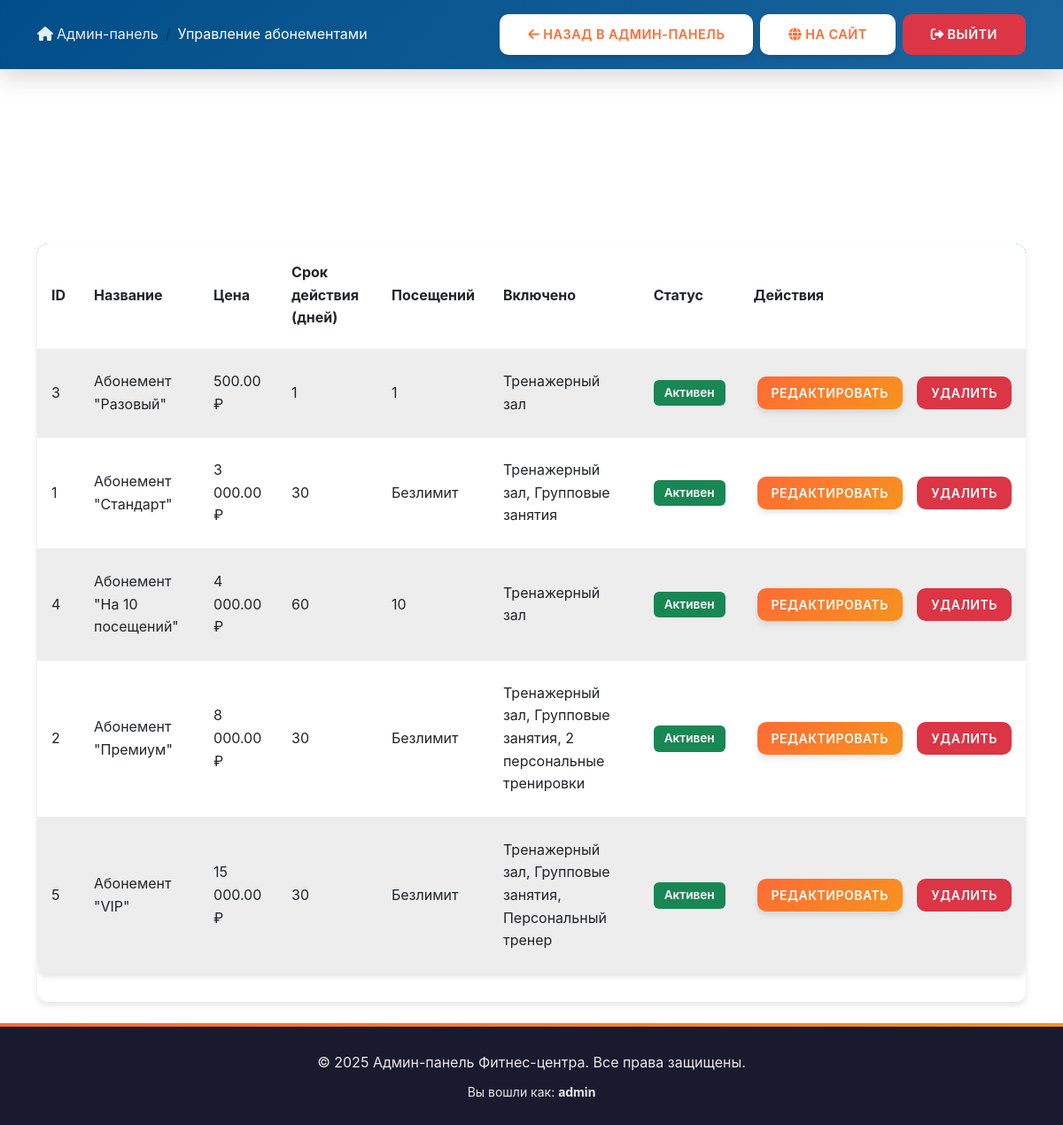
/admin/subscriptions.php (signed in), run on the app's committed database.
### tables this page shows
CREATE TABLE IF NOT EXISTS subscriptions (
    id INT AUTO_INCREMENT PRIMARY KEY,
    name VARCHAR(100) NOT NULL UNIQUE,
    description TEXT,
    price DECIMAL(10, 2) NOT NULL,
    duration_days INT NOT NULL COMMENT 'Срок действия в днях',
    visits_count INT DEFAULT NULL COMMENT 'Количество посещений (NULL = безлимит)',
    services_included TEXT COMMENT 'Включенные услуги',
    is_active BOOLEAN DEFAULT TRUE,
    created_at TIMESTAMP DEFAULT CURRENT_TIMESTAMP,
    updated_at TIMESTAMP DEFAULT CURRENT_TIMESTAMP ON UPDATE CURRENT_TIMESTAMP,
    INDEX idx_price (price)
);

### admin/subscriptions.php (the view, shortened to what this page needs)
<?php
include 'includes/header.php';
try {
    $pdo = getDBConnection();
    $stmt = $pdo->query("SELECT * FROM subscriptions ORDER BY price");
    $subscriptions = $stmt->fetchAll();
} catch (PDOException $e) {
    error_log("Subscriptions list error: " . $e->getMessage());
    $subscriptions = [];
}
?>
<div class="table-responsive">
    <table class="table table-striped">
        <thead>
            <tr>
                <th>ID</th>
                <th>Название</th>
                <th>Цена</th>
                <th>Срок действия (дней)</th>
                <th>Посещений</th>
                <th>Включено</th>
                <th>Статус</th>
                <th>Действия</th>
            </tr>
        </thead>
        <tbody>
            <?php foreach ($subscriptions as $sub): ?>
                <tr>
                    <td><?php echo $sub['id']; ?></td>
                    <td><?php echo htmlspecialchars($sub['name']); ?></td>
                    <td><?php echo number_format($sub['price'], 2, '.', ' '); ?> ₽</td>
                    <td><?php echo $sub['duration_days']; ?></td>
                    <td><?php echo $sub['visits_count'] ?? 'Безлимит'; ?></td>
                    <td><?php echo htmlspecialchars($sub['services_included'] ?? '-'); ?></td>
                    <td>
                        <span class="badge <?php echo $sub['is_active'] ? 'bg-success' : 'bg-secondary'; ?>">
                            <?php echo $sub['is_active'] ? 'Активен' : 'Неактивен'; ?>
                        </span>
                    </td>
                    <td>
                        <a href="subscription_edit.php?id=<?php echo $sub['id']; ?>" class="btn btn-sm btn-primary">Редактировать</a>
                        <a href="?delete=<?php echo $sub['id']; ?>" class="btn btn-sm btn-danger"
                           onclick="return confirm('Вы уверены, что хотите удалить этот абонемент?')">Удалить</a>
                    </td>
                </tr>
            <?php endforeach; ?>
        </tbody>
    </table>
</div>
<?php include 'includes/footer.php'; ?>

### assets/css/style.css (style rules this page uses)
:root { --primary-color: #FF6B35; --primary-dark: #E85A2B; --primary-light: #FF8C5A; --secondary-color: #004E89; --secondary-dark: #003A66; --accent-color: #1A659E; --success-color: #06A77D; --danger-color: #DC3545; --warning-color: #FFC107; --dark-color: #1A1A2E; --light-color: #F8F9FA; --text-dark: #2C3E50; --text-light: #6C757D; --gradient-primary: linear-gradient(135deg, #FF6B35 0%, #F7931E 100%); --gradient-secondary: linear-gradient(135deg, #004E89 0%, #1A659E 100%); --shadow-sm: 0 2px 4px rgba(0,0,0,0.1); --shadow-md: 0 4px 6px rgba(0,0,0,0.1); --shadow-lg: 0 10px 25px rgba(0,0,0,0.15); --shadow-xl: 0 15px 35px rgba(0,0,0,0.2); --transition-fast: 0.2s ease; --transition-base: 0.3s ease; --transition-slow: 0.5s ease; }
* { margin: 0; padding: 0; box-sizing: border-box; }
html, body { height: 100%; }
body { font-family: -apple-system, BlinkMacSystemFont, 'Segoe UI', Roboto, 'Helvetica Neue', Arial, sans-serif; font-size: 16px; line-height: 1.6; color: var(--text-dark); background-color: #FFFFFF; overflow-x: hidden; -webkit-font-smoothing: antialiased; -moz-osx-font-smoothing: grayscale; display: flex; flex-direction: column; min-height: 100vh; }
.btn { border-radius: 10px; padding: 0.75rem 2rem; font-weight: 600; transition: all var(--transition-base); border: none; position: relative; overflow: hidden; text-transform: uppercase; letter-spacing: 0.5px; font-size: 0.9rem; z-index: 1; }
.btn::before { content: ''; position: absolute; top: 50%; left: 50%; margin-top: -150px; margin-left: -150px; width: 0; height: 0; border-radius: 50%; background: rgba(255, 255, 255, 0.2); transition: width 0.6s ease, height 0.6s ease; z-index: 0; }
.btn-primary { background: var(--gradient-primary); color: #FFFFFF; box-shadow: var(--shadow-md); }
.table { border-radius: 12px; overflow: hidden; box-shadow: var(--shadow-md); }
.table thead { background: var(--gradient-secondary); color: #FFFFFF; }
.table tbody tr { transition: all var(--transition-fast); }
.smooth-scroll { scroll-behavior: smooth; }

### admin/includes/header.php (style rules this page uses)
.admin-header + main .table { margin-bottom: 2rem; }
.admin-header + main .table thead th { padding: 1.25rem 1rem; font-weight: 700; font-size: 1rem; vertical-align: middle; border-bottom: 2px solid rgba(255, 255, 255, 0.2); }
.admin-header + main .table tbody td { padding: 1.5rem 1rem; vertical-align: middle; border-bottom: 1px solid rgba(0, 0, 0, 0.05); }
.admin-header + main .table tbody tr:last-child td { border-bottom: none; }
.admin-header + main .table .btn-sm { padding: 0.5rem 1rem; margin: 0.25rem; font-size: 0.875rem; font-weight: 600; white-space: nowrap; }
.admin-header + main .table-responsive { border-radius: 12px; box-shadow: var(--shadow-md); overflow: hidden; }
.admin-header + main .table-striped > tbody > tr:nth-of-type(odd) > td { background-color: rgba(0, 0, 0, 0.02); }
.admin-header + main .badge { padding: 0.5rem 0.75rem; font-size: 0.85rem; font-weight: 600; }
.admin-header + main .table td:last-child { white-space: nowrap; }
.admin-header + main .table td:last-child .btn { margin-right: 0.5rem; }
.admin-header + main .table td:last-child .btn:last-child { margin-right: 0; }

### data on the page
subscriptions: id "3", name "Абонемент \"Разовый\"", price "500.00", duration_days "1", visits_count "1", services_included "Тренажерный зал", is_active "Активен"
subscriptions: id "1", name "Абонемент \"Стандарт\"", price "3 000.00", duration_days "30", visits_count "Безлимит", services_included "Тренажерный зал, Групповые занятия", is_active "Активен"
subscriptions: id "4", name "Абонемент \"На 10 посещений\"", price "4 000.00", duration_days "60", visits_count "10", services_included "Тренажерный зал", is_active "Активен"
subscriptions: id "2", name "Абонемент \"Премиум\"", price "8 000.00", duration_days "30", visits_count "Безлимит", services_included "Тренажерный зал, Групповые занятия, 2 персональные тренировки", is_active "Активен"
subscriptions: id "5", name "Абонемент \"VIP\"", price "15 000.00", duration_days "30", visits_count "Безлимит", services_included "Тренажерный зал, Групповые занятия, Персональный тренер", is_active "Активен"

### other printed values
$pageTitle "Управление абонементами"
$_SESSION['username'] "admin"
